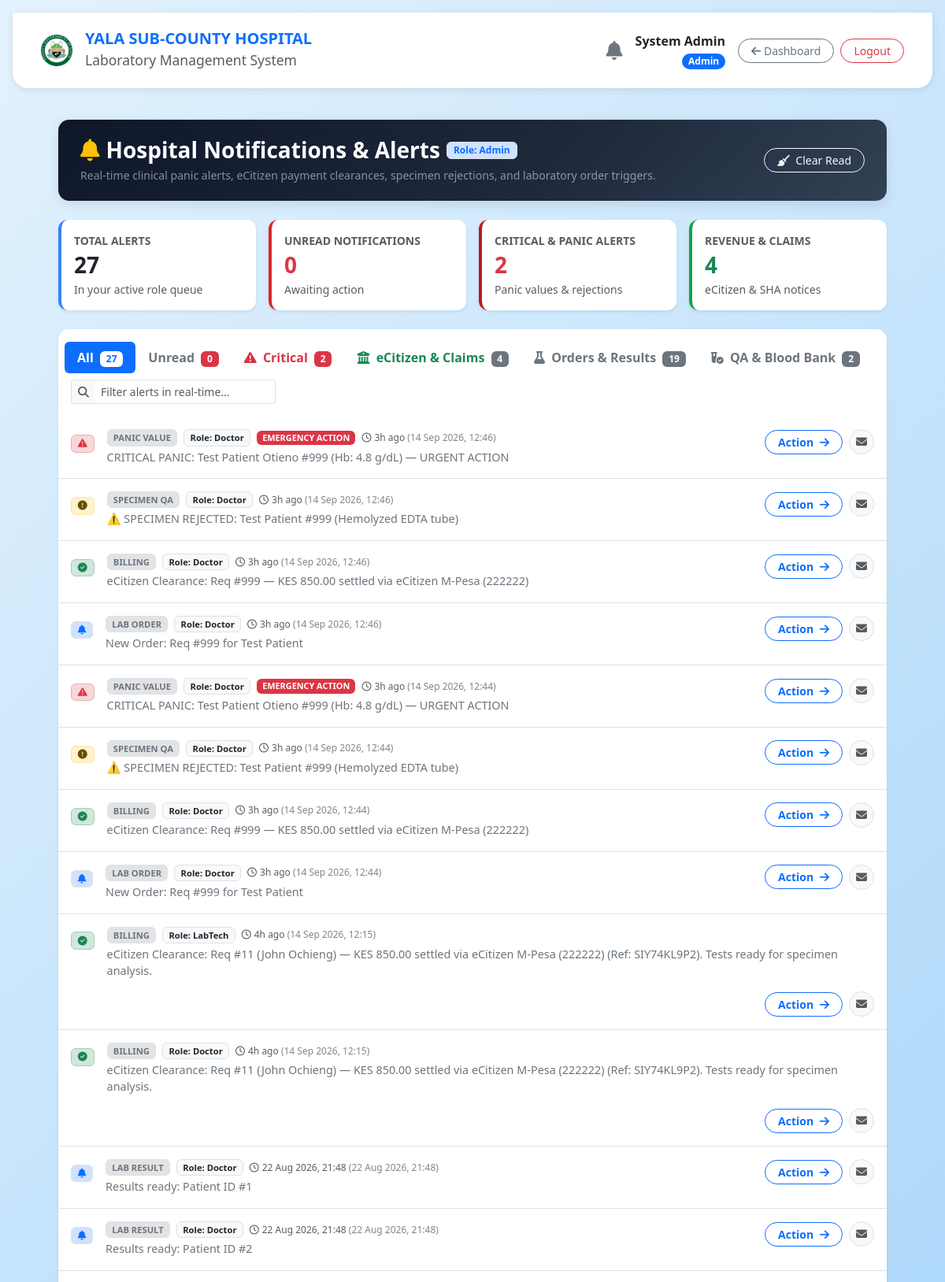
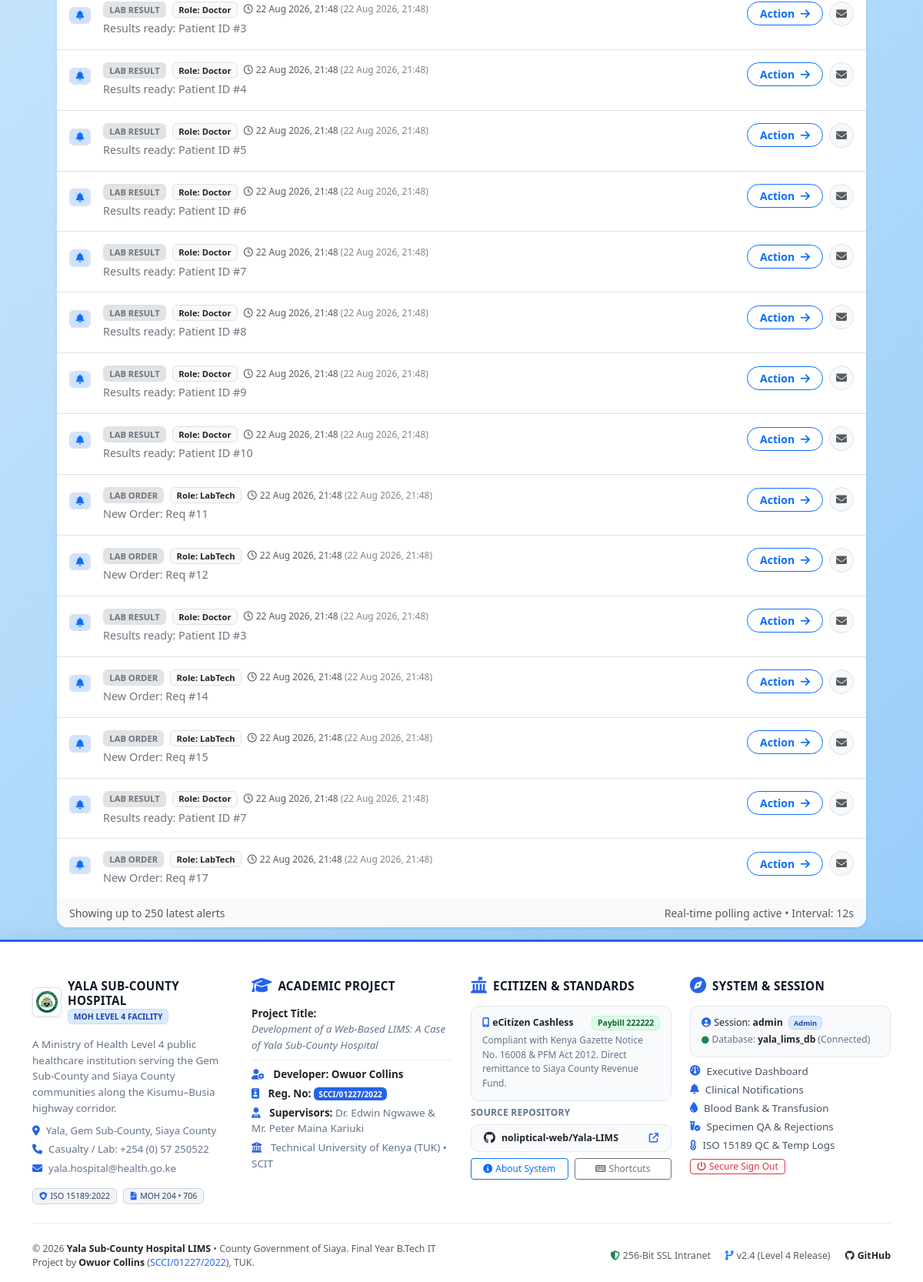
Screenshot of /notifications.php (signed in) with the database file from the repository (2 pictures, top to bottom).
### tables this page shows
CREATE TABLE `notifications` (
  `notif_id` int(11) NOT NULL AUTO_INCREMENT,
  `target_role` varchar(20) NOT NULL,
  `target_user_id` int(11) DEFAULT NULL,
  `severity` enum('Critical','Warning','Success','Info') NOT NULL DEFAULT 'Info',
  `category` varchar(30) NOT NULL DEFAULT 'General',
  `message` text NOT NULL,
  `link` varchar(255) DEFAULT NULL,
  `is_read` tinyint(1) DEFAULT 0,
  `created_at` timestamp NOT NULL DEFAULT current_timestamp(),
  PRIMARY KEY (`notif_id`)
);

### includes/notifications_helper.php (called while the page is built, shortened)
<?php
if (!function_exists('format_notification_time')) {
    function format_notification_time(string $datetime): string {
        $time = strtotime($datetime);
        $diff = time() - $time;
        if ($diff < 60) {
            return 'Just now';
        } elseif ($diff < 3600) {
            $mins = max(1, floor($diff / 60));
            return $mins . 'm ago';
        } elseif ($diff < 86400) {
            $hours = floor($diff / 3600);
            return $hours . 'h ago';
        } elseif ($diff < 172800) {
            return 'Yesterday at ' . date('H:i', $time);
        } else {
            return date('d M Y, H:i', $time);
        }
    }
}

### notifications.php (the view, shortened to what this page needs)
<?php
require_once 'includes/db_connect.php';
require_once 'includes/notifications_helper.php';
$role   = $_SESSION['role'] ?? '';
$my_uid = intval($_SESSION['id'] ?? ($_SESSION['user_id'] ?? 0));
$filter_tab = $_GET['tab'] ?? 'all';
$role_clause = "";
if ($role === 'Admin') {
    $role_clause = "1=1";
} elseif ($role === 'Doctor') {
    $role_clause = "target_role = 'Doctor' AND (target_user_id = $my_uid OR target_user_id IS NULL)";
} else {
    $r_esc = $conn->real_escape_string($role);
    $role_clause = "target_role = '$r_esc'";
}
$count_all = $conn->query("SELECT COUNT(*) FROM notifications WHERE $role_clause")->fetch_row()[0] ?? 0;
$count_unread = $conn->query("SELECT COUNT(*) FROM notifications WHERE $role_clause AND is_read = 0")->fetch_row()[0] ?? 0;
$count_critical = $conn->query("SELECT COUNT(*) FROM notifications WHERE $role_clause AND (severity = 'Critical' OR category = 'Panic Value')")->fetch_row()[0] ?? 0;
$count_billing = $conn->query("SELECT COUNT(*) FROM notifications WHERE $role_clause AND category IN ('Billing', 'Claim')")->fetch_row()[0] ?? 0;
$count_lab = $conn->query("SELECT COUNT(*) FROM notifications WHERE $role_clause AND category IN ('Lab Order', 'Lab Result')")->fetch_row()[0] ?? 0;
$count_qa = $conn->query("SELECT COUNT(*) FROM notifications WHERE $role_clause AND category IN ('Specimen QA', 'Blood Bank')")->fetch_row()[0] ?? 0;
$sql = "SELECT * FROM notifications WHERE $role_clause";
$sql .= " ORDER BY created_at DESC LIMIT 250";
$res_n = $conn->query($sql);
$notifs = $res_n ? $res_n->fetch_all(MYSQLI_ASSOC) : [];
include 'includes/header.php';
?>
<div class="container-fluid px-4 py-3" style="max-width:1100px;">
    <div class="d-flex justify-content-between align-items-center mb-4 flex-wrap gap-3"
         style="background:linear-gradient(135deg,#0f172a 0%,#1e293b 60%,#334155 100%);padding:22px 28px;border-radius:14px;color:#fff;box-shadow:0 4px 15px rgba(0,0,0,0.1);">
        <div>
            <div class="d-flex align-items-center gap-2 mb-1">
                <h3 class="fw-bold mb-0 text-white"><i class="fa-solid fa-bell me-2 text-warning"></i>Hospital Notifications &amp; Alerts</h3>
                <span class="badge bg-primary-subtle text-primary border px-2 py-1" style="font-size:0.75rem;">Role: <?= htmlspecialchars($role) ?></span>
            </div>
            <p class="mb-0 text-white-50" style="font-size:0.88rem;">
                Real-time clinical panic alerts, eCitizen payment clearances, specimen rejections, and laboratory order triggers.
            </p>
        </div>
        <div class="d-flex gap-2 align-items-center flex-wrap">
            <?php if (($count_all - $count_unread) > 0): ?>
            <form method="post" class="d-inline" onsubmit="return confirm('Clear all read notifications from your view?');">
                <button type="submit" name="clear_read" class="btn btn-outline-light rounded-pill px-3 btn-sm">
                    <i class="fa-solid fa-broom me-1"></i> Clear Read
                </button>
            </form>
            <?php endif; ?>
        </div>
    </div>
    <div class="row g-3 mb-4">
        <div class="col-md-3">
            <div class="card border-0 shadow-sm p-3 h-100" style="background:#fff;border-left:4px solid #3b82f6 !important;border-radius:12px;">
                <div class="text-muted fw-semibold small text-uppercase">Total Alerts</div>
                <h3 class="fw-bold my-1 text-dark"><?= $count_all ?></h3>
                <small class="text-muted">In your active role queue</small>
            </div>
        </div>
        <div class="col-md-3">
            <div class="card border-0 shadow-sm p-3 h-100" style="background:#fff;border-left:4px solid #dc2626 !important;border-radius:12px;">
                <div class="text-muted fw-semibold small text-uppercase">Unread Notifications</div>
                <h3 class="fw-bold my-1 text-danger"><?= $count_unread ?></h3>
                <small class="text-muted">Awaiting action</small>
            </div>
        </div>
        <div class="col-md-3">
            <div class="card border-0 shadow-sm p-3 h-100" style="background:#fff;border-left:4px solid #b91c1c !important;border-radius:12px;">
                <div class="text-muted fw-semibold small text-uppercase">Critical &amp; Panic Alerts</div>
                <h3 class="fw-bold my-1 text-danger"><?= $count_critical ?></h3>
                <small class="text-muted">Panic values &amp; rejections</small>
            </div>
        </div>
        <div class="col-md-3">
            <div class="card border-0 shadow-sm p-3 h-100" style="background:#fff;border-left:4px solid #16a34a !important;border-radius:12px;">
                <div class="text-muted fw-semibold small text-uppercase">Revenue &amp; Claims</div>
                <h3 class="fw-bold my-1 text-success"><?= $count_billing ?></h3>
                <small class="text-muted">eCitizen &amp; SHA notices</small>
            </div>
        </div>
    </div>
    <div class="card border-0 shadow-sm" style="border-radius:14px;overflow:hidden;">
        <div class="card-header bg-white py-3 border-0 d-flex justify-content-between align-items-center flex-wrap gap-2">
            <ul class="nav nav-pills card-header-pills" id="notifTabs">
                <li class="nav-item">
                    <a class="nav-link <?= ($filter_tab === 'all') ? 'active' : 'text-secondary' ?> fw-bold px-3 btn-sm" href="notifications.php?tab=all">
                        All <span class="badge <?= ($filter_tab === 'all') ? 'bg-white text-primary' : 'bg-light text-dark' ?> ms-1"><?= $count_all ?></span>
                    </a>
                </li>
                <li class="nav-item">
                    <a class="nav-link <?= ($filter_tab === 'unread') ? 'active' : 'text-secondary' ?> fw-bold px-3 btn-sm" href="notifications.php?tab=unread">
                        Unread <span class="badge bg-danger ms-1"><?= $count_unread ?></span>
                    </a>
                </li>
                <li class="nav-item">
                    <a class="nav-link <?= ($filter_tab === 'critical') ? 'active bg-danger' : 'text-danger' ?> fw-bold px-3 btn-sm" href="notifications.php?tab=critical">
                        <i class="fa-solid fa-triangle-exclamation me-1"></i> Critical <span class="badge bg-danger ms-1"><?= $count_critical ?></span>
                    </a>
                </li>
                <li class="nav-item">
                    <a class="nav-link <?= ($filter_tab === 'billing') ? 'active bg-success' : 'text-success' ?> fw-bold px-3 btn-sm" href="notifications.php?tab=billing">
                        <i class="fa-solid fa-building-columns me-1"></i> eCitizen &amp; Claims <span class="badge bg-secondary ms-1"><?= $count_billing ?></span>
                    </a>
                </li>
                <li class="nav-item">
                    <a class="nav-link <?= ($filter_tab === 'lab') ? 'active' : 'text-secondary' ?> fw-bold px-3 btn-sm" href="notifications.php?tab=lab">
                        <i class="fa-solid fa-flask me-1"></i> Orders &amp; Results <span class="badge bg-secondary ms-1"><?= $count_lab ?></span>
                    </a>
                </li>
                <?php if ($count_qa > 0): ?>
                <li class="nav-item">
                    <a class="nav-link <?= ($filter_tab === 'qa') ? 'active bg-warning text-dark' : 'text-secondary' ?> fw-bold px-3 btn-sm" href="notifications.php?tab=qa">
                        <i class="fa-solid fa-vial-circle-check me-1"></i> QA &amp; Blood Bank <span class="badge bg-secondary ms-1"><?= $count_qa ?></span>
                    </a>
                </li>
                <?php endif; ?>
            </ul>
            <div class="input-group input-group-sm" style="max-width:260px;">
                <span class="input-group-text bg-light border-end-0"><i class="fa-solid fa-magnifying-glass text-muted"></i></span>
                <input type="text" id="notifSearchInput" class="form-control border-start-0" placeholder="Filter alerts in real-time..." onkeyup="filterNotificationsLive()">
            </div>
        </div>
        <div class="card-body p-0">
            <?php if (empty($notifs)): ?>
            <div class="text-center py-5 text-muted">
                <i class="fa-solid fa-bell-slash fa-3x mb-3 opacity-25"></i>
                <h5 class="fw-bold text-dark">No Notifications Found</h5>
                <p class="small mb-0">There are no alerts matching this filter in your queue.</p>
            </div>
            <?php else: ?>
            <div class="list-group list-group-flush" id="notifItemsContainer">
                <?php foreach ($notifs as $n):
                    $isUnread = ($n['is_read'] == 0);
                    $sev = $n['severity'] ?? 'Info';
                    $cat = $n['category'] ?? 'General';
                    $nid = intval($n['notif_id']);
                    $border_accent = 'border-start: 4px solid #cbd5e1 !important;';
                    $bg_tone = $isUnread ? '#f8fafc' : '#ffffff';
                    $icon_badge = '<span class="badge bg-primary-subtle text-primary border"><i class="fa-solid fa-bell"></i></span>';
                    if ($sev === 'Critical') {
                        $border_accent = 'border-start: 4px solid #dc2626 !important;';
                        $bg_tone = $isUnread ? '#fef2f2' : '#ffffff';
                        $icon_badge = '<span class="badge bg-danger-subtle text-danger border border-danger-subtle"><i class="fa-solid fa-triangle-exclamation"></i></span>';
                    } elseif ($sev === 'Warning') {
                        $border_accent = 'border-start: 4px solid #f59e0b !important;';
                        $bg_tone = $isUnread ? '#fffbeb' : '#ffffff';
                        $icon_badge = '<span class="badge bg-warning-subtle text-warning-emphasis border border-warning-subtle"><i class="fa-solid fa-circle-exclamation"></i></span>';
                    } elseif ($sev === 'Success') {
                        $border_accent = 'border-start: 4px solid #16a34a !important;';
                        $bg_tone = $isUnread ? '#f0fdf4' : '#ffffff';
                        $icon_badge = '<span class="badge bg-success-subtle text-success border border-success-subtle"><i class="fa-solid fa-circle-check"></i></span>';
                    }
                ?>
                <div class="list-group-item p-3 notif-row" style="<?= $border_accent ?> background-color: <?= $bg_tone ?>; transition: background-color 0.15s ease;" data-text="<?= strtolower(htmlspecialchars($n['message'] . ' ' . $cat . ' ' . $n['target_role'])) ?>">
                    <div class="d-flex justify-content-between align-items-start gap-3 flex-wrap">
                        <div class="d-flex align-items-start gap-3 flex-grow-1" style="min-width:280px;">
                            <div class="mt-1">
                                <?= $icon_badge ?>
                            </div>
                            <div style="flex:1;">
                                <div class="d-flex align-items-center gap-2 mb-1 flex-wrap">
                                    <span class="badge bg-secondary-subtle text-secondary border" style="font-size:0.7rem;text-transform:uppercase;">
                                        <?= htmlspecialchars($cat) ?>
                                    </span>
                                    <span class="badge bg-light text-dark border" style="font-size:0.7rem;">
                                        Role: <?= htmlspecialchars($n['target_role']) ?>
                                    </span>
                                    <?php if ($sev === 'Critical'): ?>
                                    <span class="badge bg-danger text-white fw-bold pulse-critical" style="font-size:0.68rem;">
                                        EMERGENCY ACTION
                                    </span>
                                    <?php endif; ?>
                                    <small class="text-muted" style="font-size:0.75rem;">
                                        <i class="fa-regular fa-clock me-1"></i><?= format_notification_time($n['created_at']) ?>
                                        <span class="opacity-75">(<?= date('d M Y, H:i', strtotime($n['created_at'])) ?>)</span>
                                    </small>
                                </div>
                                <div class="<?= $isUnread ? 'fw-bold text-dark' : 'text-secondary' ?>" style="font-size:0.9rem;line-height:1.45;">
                                    <?= htmlspecialchars($n['message']) ?>
                                </div>
                            </div>
                        </div>
                        <div class="d-flex align-items-center gap-2 flex-shrink-0 ms-auto">
                            <?php if (!empty($n['link'])): ?>
                            <a href="mark_read.php?id=<?= $nid ?>&link=<?= urlencode($n['link']) ?>" class="btn btn-sm btn-outline-primary rounded-pill px-3 fw-bold">
                                Action <i class="fa-solid fa-arrow-right ms-1"></i>
                            </a>
                            <?php endif; ?>
                            <a href="notifications.php?toggle_read=<?= $nid ?>&to=<?= $isUnread ? 1 : 0 ?>&tab=<?= urlencode($filter_tab) ?>"
                               class="btn btn-sm btn-light border rounded-circle text-muted"
                               style="width:32px;height:32px;padding:0;display:inline-flex;align-items:center;justify-content:center;"
                               title="<?= $isUnread ? 'Mark as Read' : 'Mark as Unread' ?>">
                                <i class="fa-solid <?= $isUnread ? 'fa-check' : 'fa-envelope' ?>"></i>
                            </a>
                        </div>
                    </div>
                </div>
                <?php endforeach; ?>
            </div>
            <?php endif; ?>
        </div>
        <div class="card-footer bg-light py-2 px-3 border-0 d-flex justify-content-between align-items-center small text-muted">
            <span>Showing up to 250 latest alerts</span>
            <span>Real-time polling active &bull; Interval: 12s</span>
        </div>
    </div>
</div>
<?php include 'includes/footer.php'; ?>

### includes/header.php (style rules this page uses)
body { background: linear-gradient(135deg,#E3F2FD 0%,#90CAF9 100%); min-height: 100vh; display: flex; flex-direction: column; font-family:'Segoe UI',Tahoma,Geneva,Verdana,sans-serif; }
.pulse-critical { animation: pulse-red 1.8s infinite; }

### rows the page displays
notifications: severity "Critical" (drawn), category "PANIC VALUE", target_role "Doctor", created_at "3h ago", created_at "14 Sep 2026, 12:46", message "CRITICAL PANIC: Test Patient Otieno #999 (Hb: 4.8 g/dL) — URGENT ACTION", is_read 1 (drawn)
notifications: severity "Warning" (drawn), category "SPECIMEN QA", target_role "Doctor", created_at "3h ago", created_at "14 Sep 2026, 12:46", message "⚠️ SPECIMEN REJECTED: Test Patient #999 (Hemolyzed EDTA tube)", is_read 1 (drawn)
notifications: severity "Success" (drawn), category "BILLING", target_role "Doctor", created_at "3h ago", created_at "14 Sep 2026, 12:46", message "eCitizen Clearance: Req #999 — KES 850.00 settled via eCitizen M-Pesa (222222)", is_read 1 (drawn)
notifications: category "LAB ORDER", target_role "Doctor", created_at "3h ago", created_at "14 Sep 2026, 12:46", message "New Order: Req #999 for Test Patient", is_read 1 (drawn)
notifications: severity "Critical" (drawn), category "PANIC VALUE", target_role "Doctor", created_at "3h ago", created_at "14 Sep 2026, 12:44", message "CRITICAL PANIC: Test Patient Otieno #999 (Hb: 4.8 g/dL) — URGENT ACTION", is_read 1 (drawn)
notifications: severity "Warning" (drawn), category "SPECIMEN QA", target_role "Doctor", created_at "3h ago", created_at "14 Sep 2026, 12:44", message "⚠️ SPECIMEN REJECTED: Test Patient #999 (Hemolyzed EDTA tube)", is_read 1 (drawn)
notifications: severity "Success" (drawn), category "BILLING", target_role "Doctor", created_at "3h ago", created_at "14 Sep 2026, 12:44", message "eCitizen Clearance: Req #999 — KES 850.00 settled via eCitizen M-Pesa (222222)", is_read 1 (drawn)
notifications: category "LAB ORDER", target_role "Doctor", created_at "3h ago", created_at "14 Sep 2026, 12:44", message "New Order: Req #999 for Test Patient", is_read 1 (drawn)
notifications: severity "Success" (drawn), category "BILLING", target_role "LabTech", created_at "4h ago", created_at "14 Sep 2026, 12:15", message "eCitizen Clearance: Req #11 (John Ochieng) — KES 850.00 settled via eCitizen M-Pesa (222222) (Ref: SIY74KL9P2). Tests ready for specimen analysis.", is_read 1 (drawn)
notifications: severity "Success" (drawn), category "BILLING", target_role "Doctor", created_at "4h ago", created_at "14 Sep 2026, 12:15", message "eCitizen Clearance: Req #11 (John Ochieng) — KES 850.00 settled via eCitizen M-Pesa (222222) (Ref: SIY74KL9P2). Tests ready for specimen analysis.", is_read 1 (drawn)
notifications: category "LAB RESULT", target_role "Doctor", created_at "22 Aug 2026, 21:48", message "Results ready: Patient ID #1", is_read 1 (drawn)
notifications: category "LAB RESULT", target_role "Doctor", created_at "22 Aug 2026, 21:48", message "Results ready: Patient ID #2", is_read 1 (drawn)
notifications: category "LAB RESULT", target_role "Doctor", created_at "22 Aug 2026, 21:48", message "Results ready: Patient ID #3", $nid 3 (drawn), is_read 1 (drawn)
notifications: category "LAB RESULT", target_role "Doctor", created_at "22 Aug 2026, 21:48", message "Results ready: Patient ID #4", is_read 1 (drawn)
notifications: category "LAB RESULT", target_role "Doctor", created_at "22 Aug 2026, 21:48", message "Results ready: Patient ID #5", is_read 1 (drawn)
notifications: category "LAB RESULT", target_role "Doctor", created_at "22 Aug 2026, 21:48", message "Results ready: Patient ID #6", is_read 1 (drawn)
notifications: category "LAB RESULT", target_role "Doctor", created_at "22 Aug 2026, 21:48", message "Results ready: Patient ID #7", is_read 1 (drawn)
notifications: category "LAB RESULT", target_role "Doctor", created_at "22 Aug 2026, 21:48", message "Results ready: Patient ID #8", is_read 1 (drawn)
notifications: category "LAB RESULT", target_role "Doctor", created_at "22 Aug 2026, 21:48", message "Results ready: Patient ID #9", is_read 1 (drawn)
notifications: category "LAB RESULT", target_role "Doctor", created_at "22 Aug 2026, 21:48", message "Results ready: Patient ID #10", is_read 1 (drawn)
notifications: category "LAB ORDER", target_role "LabTech", created_at "22 Aug 2026, 21:48", message "New Order: Req #11", is_read 1 (drawn)
notifications: category "LAB ORDER", target_role "LabTech", created_at "22 Aug 2026, 21:48", message "New Order: Req #12", is_read 1 (drawn)
notifications: category "LAB RESULT", target_role "Doctor", created_at "22 Aug 2026, 21:48", message "Results ready: Patient ID #3", is_read 1 (drawn)
notifications: category "LAB ORDER", target_role "LabTech", created_at "22 Aug 2026, 21:48", message "New Order: Req #14", is_read 1 (drawn)
notifications: category "LAB ORDER", target_role "LabTech", created_at "22 Aug 2026, 21:48", message "New Order: Req #15", is_read 1 (drawn)
notifications: category "LAB RESULT", target_role "Doctor", created_at "22 Aug 2026, 21:48", message "Results ready: Patient ID #7", is_read 1 (drawn)
notifications: category "LAB ORDER", target_role "LabTech", created_at "22 Aug 2026, 21:48", message "New Order: Req #17", is_read 1 (drawn)

### other values shown
$_SESSION['full_name'] "System Admin"
$_SESSION['role'] "Admin"
$role "Admin"
$count_all "27"
$count_unread "0"
$count_critical "2"
$count_billing "4"
$count_lab "19"
$count_qa "2"
$_SESSION['username'] "admin"
